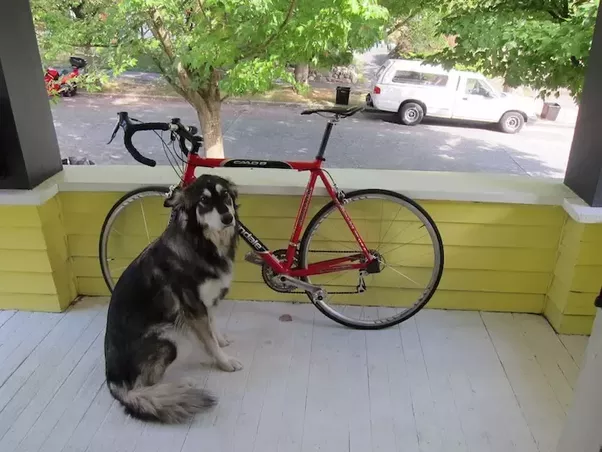
#> input picture 3.Edge_detection/edge-detection.png, 602 x 452 px
$ python Sobel_edge_detection.py
#> lines starting #> are read from the running program, lines starting #| are printed output that depends on the picture
import matplotlib.pyplot as plt
import numpy as np
from PIL import Image

orig_img=plt.imread('edge-detection.png')
#> orig_img is the input picture: shape (452, 602, 3) float32; mean R, G, B 0.53, 0.532, 0.449
orig_img_arr=np.array(orig_img)
img_op=np.zeros_like(orig_img_arr)

avg_ker=1/16*np.array([
    [1,2,1],
    [2,4,2],
    [1,2,1]
])

y_kernel=np.array([
    [-1,-2,-1],
    [ 0, 0, 0],
    [ 1, 2, 1]
])
x_kernel=np.array([[-1,0,1],
                    [-2,0,2],
                    [-1,0,1]])

sobel=x_kernel+y_kernel
gaussian_blur5x5_sigma1=np.array([[1,  4,  6,  4, 1],
                         [4, 16, 24, 16, 4],
                         [6, 24, 36, 24, 6],
                         [4, 16, 24, 16, 4],
                         [1,  4,  6,  4, 1]])/256
gaussian_blur5x5_sigma2=np.array([

[0.023528,	0.033969,	0.038393,	0.033969,	0.023528],
[0.033969,	0.049045,	0.055432,	0.049045,	0.033969],
[0.038393,	0.055432,	0.062651,	0.055432,	0.038393],
[0.033969,	0.049045,	0.055432,	0.049045,	0.033969],
[0.023528,	0.033969,	0.038393,	0.033969,	0.023528]
])

gaussian_blur_DoG_2_1=gaussian_blur5x5_sigma2-gaussian_blur5x5_sigma1
def rgb2gray(img):
    r,g,b = img[:,:,0],img[:,:,1],img[:,:,2]
    gray = 0.2989 * r + 0.5870 * g + 0.1140 * b
    return gray

def convolution(ker_mat,img):
    xk,yk = ker_mat.shape
    x,y = img.shape
    img_pad=np.zeros((x+xk-1,y+yk-1))
    img_pad[xk-int(xk/2)-1:xk-1-int(xk/2)+x,yk-int(yk/2)-1:yk-int(yk/2)-1+y]=img
    op_img=np.zeros_like(img)
    for x1 in range(int(xk/2),int(xk/2)+x):
        for y1 in range(int(yk/2),int(yk/2)+y):
                op_img[x1-int(xk/2),y1-int(yk/2)]=(ker_mat*img_pad[x1-int(xk/2):x1-int(xk/2)+xk,y1-int(yk/2):y1-int(yk/2)+yk]).sum()
    return op_img

def convolution2(ker_mat,img):
    xk,yk = ker_mat.shape
    x,y,z = img.shape
    img_pad=np.zeros((x+xk-1,y+yk-1,z))
    img_pad[xk-int(xk/2)-1:xk-1-int(xk/2)+x,yk-int(yk/2)-1:yk-int(yk/2)-1+y,:]=img
    op_img=np.zeros_like(img)
    for x1 in range(int(xk/2),int(xk/2)+x):
        for y1 in range(int(yk/2),int(yk/2)+y):
            for z1 in range(z):
                op_img[x1-int(xk/2),y1-int(yk/2),z1]=(ker_mat*img_pad[x1-int(xk/2):x1-int(xk/2)+xk,y1-int(yk/2):y1-int(yk/2)+yk,z1]).sum()
    return op_img

'''img_op=convolution(sobel,convolution(avg_ker,rgb2gray(orig_img_arr)))
#img_op=rgb2gray(orig_img_arr)#Grayscaling deletes one channel and hence reduces the no. of dimensions present in the image to 2 from 3.
print(img_op.shape)
plt.imshow(img_op)
plt.show()'''

res_orig=rgb2gray(convolution2(gaussian_blur5x5_sigma2,orig_img_arr))
#> in rgb2gray, `r,g,b = img[:,:,0],img[:,:,1],img[:,:,2]`:
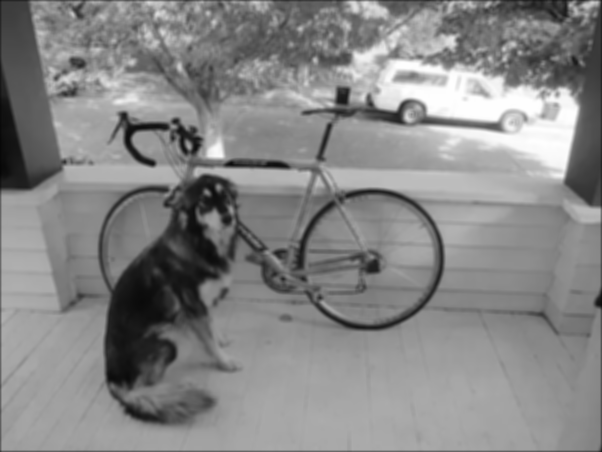
#> r: shape (452, 602) float32; min 0.0246, max 1, mean 0.528
#> in rgb2gray, `r,g,b = img[:,:,0],img[:,:,1],img[:,:,2]`:
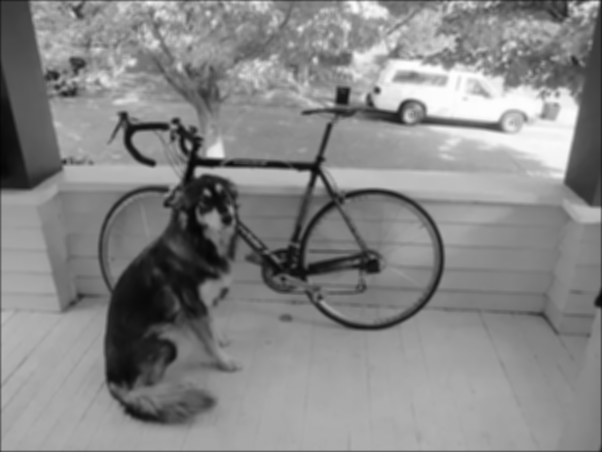
#> g: shape (452, 602) float32; min 0.0174, max 0.999, mean 0.529
#> in rgb2gray, `r,g,b = img[:,:,0],img[:,:,1],img[:,:,2]`:
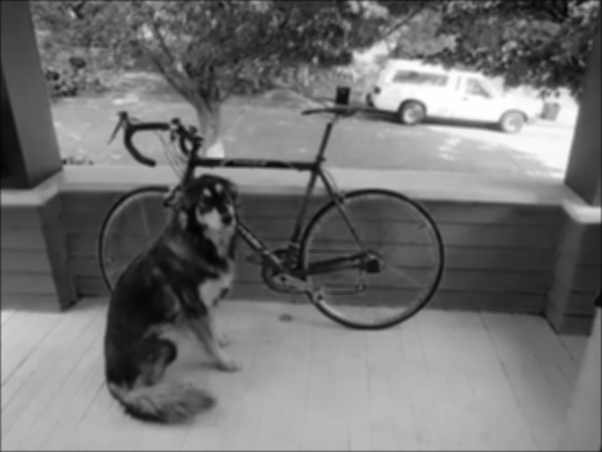
#> b: shape (452, 602) float32; min 0.016, max 1, mean 0.448
res_origx=convolution(x_kernel,res_orig)
#> in convolution, `img_pad[xk-int(xk/2)-1:xk-1-int(xk/2)+x,yk-int(yk/2)-1:yk-int(yk/2)-1+..`:
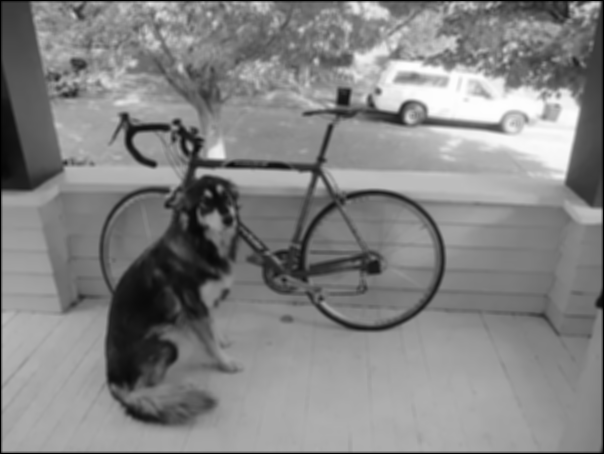
#> img_pad: shape (454, 604) float64; min 0, max 0.998, mean 0.516
#> after the loop in convolution, `for x1 in range(int(xk/2),int(xk/2)+x):`:
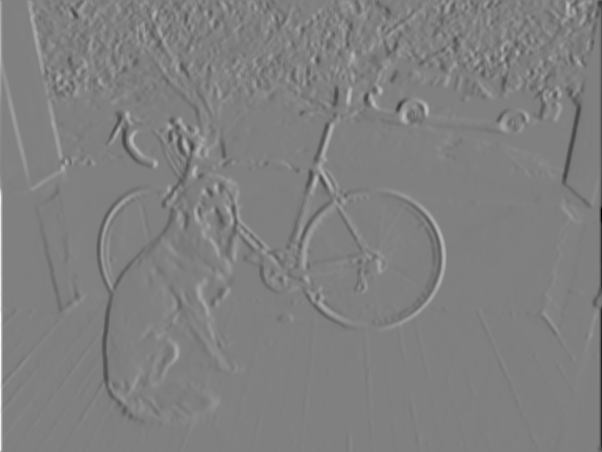
#> op_img: shape (452, 602) float32; min -2.51, max 2.47, mean -0.000255; drawn with min black and max white
res_origy=convolution(y_kernel,res_orig)
#> after the loop in convolution (call 2), `for x1 in range(int(xk/2),int(xk/2)+x):`:
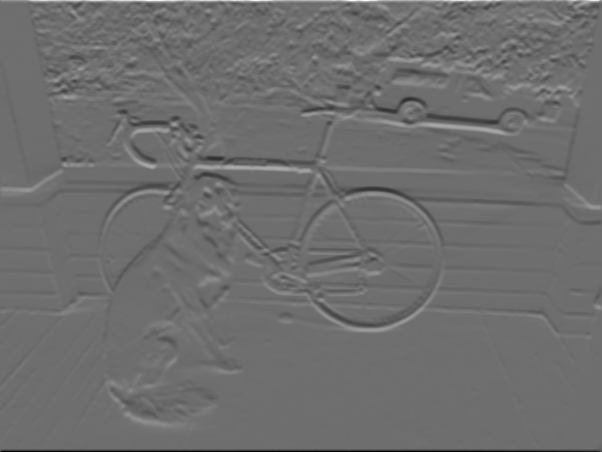
#> op_img: shape (452, 602) float32; min -2.32, max 3.04, mean 0.000625; drawn with min black and max white
res_orig_op=np.hypot(res_origx,res_origy)
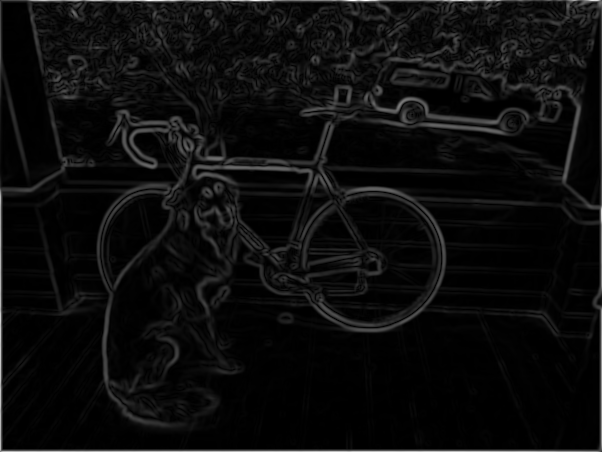
#> res_orig_op: shape (452, 602) float32; min 0, max 3.04, mean 0.155; drawn with min black and max white
#res_orig_op=Image.fromarray(res_orig_op).convert('RGB')
plt.imshow(res_orig_op)
plt.savefig('res_sobel_edge_detection')
plt.show()
#res_orig_conv_op=Image.fromarray(res_orig_op).convert('RGB')#For the converting the image in rgb to avoid the blue background.
#But it is not working as intended with images processed from matplotlib library,works fine with pillow.
'''print(res_orig_op)
res_orig_conv_op=np.zeros_like(res_orig_op)
plt.imshow(res_orig_conv_op)
plt.show()
for x1 in range(res_orig_op.shape[0]):
    for y1 in range(res_orig_op.shape[1]):
        if(res_orig_op[x1,y1]>0):
            res_orig_conv_op[x1,y1]=0.5
plt.imshow(res_orig_conv_op)
plt.show()'''
